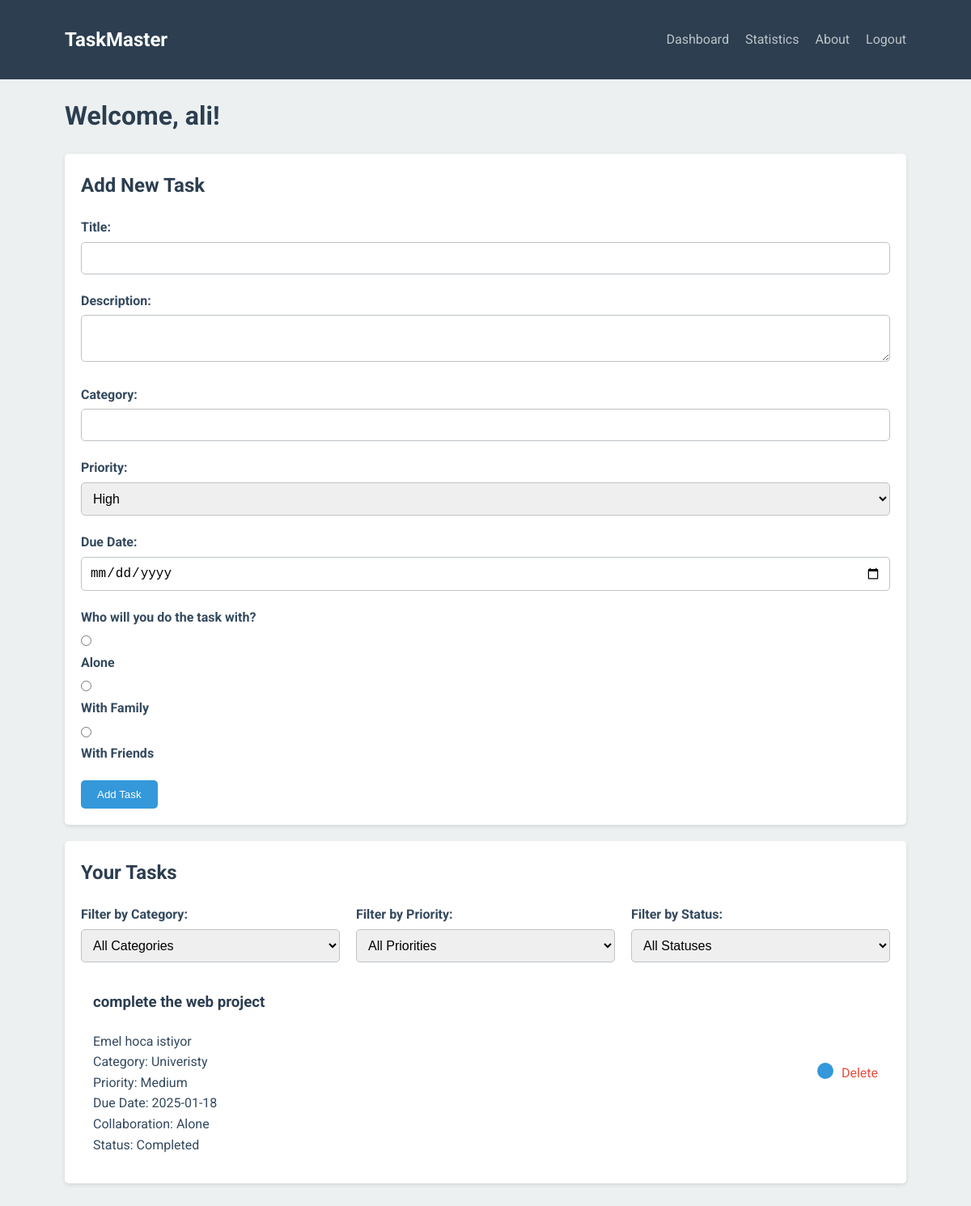
The page /dashboard (signed in) on the database its author committed.
### app/models.py (models this page shows)
class User(db.Model, UserMixin):
    id = db.Column(db.Integer, primary_key=True)
    name = db.Column(db.String(100), nullable=False)
    email = db.Column(db.String(120), unique=True, nullable=False)
    password = db.Column(db.String(60), nullable=False)
    role = db.Column(db.String(20), nullable=False, default='User')
    tasks = db.relationship('Task', backref='author', lazy=True)

class Task(db.Model):
    id = db.Column(db.Integer, primary_key=True)
    title = db.Column(db.String(100), nullable=False)
    description = db.Column(db.Text, nullable=True)
    category = db.Column(db.String(50), nullable=False)
    priority_id = db.Column(db.Integer, db.ForeignKey('task_priority.id'), nullable=False)
    is_completed = db.Column(db.Boolean, default=False)
    user_id = db.Column(db.Integer, db.ForeignKey('user.id'), nullable=False)
    created_at = db.Column(db.DateTime, nullable=False, default=datetime.utcnow)
    due_date = db.Column(db.DateTime, nullable=True)
    completed_at = db.Column(db.DateTime, nullable=True)
    collaboration = db.Column(db.String(20), nullable=False)

class TaskPriority(db.Model):
    id = db.Column(db.Integer, primary_key=True)
    priority_name = db.Column(db.String(20), nullable=False)
    tasks = db.relationship('Task', backref='priority', lazy=True)

### app/routes.py (the view)
@main.route('/')
@main.route('/dashboard')
@login_required
def dashboard():
    tasks = Task.query.filter_by(user_id=current_user.id).all()
    priorities = TaskPriority.query.all()
    return render_template('dashboard.html', tasks=tasks, priorities=priorities)

### app/models.py (called while the page is built)
@login_manager.user_loader
def load_user(user_id):
    return User.query.get(int(user_id))

### app/templates/Dashboard.html (shortened to what this page needs)
{% extends "base.html" %}
{% block content %}
<h1>Welcome, {{ current_user.name }}!</h1>
<div class="card fade-in">
    <h2>Add New Task</h2>
    <form id="addTaskForm" method="POST" action="{{ url_for('main.add_task') }}">
        <div class="form-group">
            <label for="title">Title:</label>
            <input type="text" id="title" name="title" required>
        </div>
        <div class="form-group">
            <label for="description">Description:</label>
            <textarea id="description" name="description"></textarea>
        </div>
        <div class="form-group">
            <label for="category">Category:</label>
            <input type="text" id="category" name="category" required>
        </div>
        <div class="form-group">
            <label for="priority">Priority:</label>
            <select id="priority" name="priority" required>
                {% for priority in priorities %}
                    <option value="{{ priority.id }}">{{ priority.priority_name }}</option>
                {% endfor %}
            </select>
        </div>
        <div class="form-group">
            <label for="due_date">Due Date:</label>
            <input type="date" id="due_date" name="due_date" required>
        </div>
        <div class="form-group">
            <label>Who will you do the task with?</label>
            <div>
                <input type="radio" id="alone" name="collaboration" value="Alone" required>
                <label for="alone">Alone</label>
            </div>
            <div>
                <input type="radio" id="family" name="collaboration" value="With Family">
                <label for="family">With Family</label>
            </div>
            <div>
                <input type="radio" id="friends" name="collaboration" value="With Friends">
                <label for="friends">With Friends</label>
            </div>
        </div>
        <button type="submit" class="btn">Add Task</button>
    </form>
</div>
<div class="card fade-in">
    <h2>Your Tasks</h2>
    <div class="filters">
        <div class="filter-group">
            <label for="filter-category">Filter by Category:</label>
            <select id="filter-category">
                <option value="">All Categories</option>
            </select>
        </div>
        <div class="filter-group">
            <label for="filter-priority">Filter by Priority:</label>
            <select id="filter-priority">
                <option value="">All Priorities</option>
            </select>
        </div>
        <div class="filter-group">
            <label for="filter-status">Filter by Status:</label>
            <select id="filter-status">
                <option value="">All Statuses</option>
            </select>
        </div>
    </div>
    <ul id="task-list">
        {% for task in tasks %}
            <li class="task-item" data-category="{{ task.category }}" data-priority="{{ task.priority.priority_name }}" data-status="{{ 'completed' if task.is_completed else 'pending' }}">
                <div class="task-content">
                    <h3>{{ task.title }}</h3>
                    <p>{{ task.description }}</p>
                    <p>Category: {{ task.category }}</p>
                    <p>Priority: {{ task.priority.priority_name }}</p>
                    <p>Due Date: {{ task.due_date.strftime('%Y-%m-%d') }}</p>
                    <p>Collaboration: {{ task.collaboration }}</p>
                    <p class="task-status">Status: <span>{{ 'Completed' if task.is_completed else 'Pending' }}</span></p>
                </div>
                <div class="task-actions">
                    <input type="checkbox" class="task-toggle" data-task-id="{{ task.id }}" {% if task.is_completed %}checked{% endif %}>
                    <a href="{{ url_for('main.delete_task', task_id=task.id) }}" class="delete-task">Delete</a>
                </div>
            </li>
        {% endfor %}
    </ul>
</div>
{% endblock %}

### app/static/css/styles.css (style rules this page uses)
:root { --primary-color: #3498db; --secondary-color: #2c3e50; --accent-color: #e74c3c; --background-color: #ecf0f1; --text-color: #34495e; --light-text-color: #bdc3c7; }
* { box-sizing: border-box; margin: 0; padding: 0; }
body { font-family: 'Roboto', sans-serif; line-height: 1.6; color: var(--text-color); background-color: var(--background-color); }
h1, h2, h3 { margin-bottom: 20px; color: var(--secondary-color); }
a { color: var(--primary-color); text-decoration: none; transition: color 0.3s ease; }
.btn { display: inline-block; padding: 10px 20px; background-color: var(--primary-color); color: white; border: none; border-radius: 5px; cursor: pointer; transition: background-color 0.3s ease; }
.form-group { margin-bottom: 20px; }
label { display: block; margin-bottom: 5px; font-weight: bold; }
input[type="text"], input[type="email"], input[type="password"], input[type="date"], select, textarea { width: 100%; padding: 10px; border: 1px solid var(--light-text-color); border-radius: 5px; font-size: 16px; }
.card { background-color: white; border-radius: 5px; box-shadow: 0 2px 5px rgba(0, 0, 0, 0.1); padding: 20px; margin-bottom: 20px; }
.task-item { display: flex; justify-content: space-between; align-items: center; padding: 15px; border-bottom: 1px solid var(--light-text-color); transition: background-color 0.3s ease; }
.task-item:last-child { border-bottom: none; }
.task-actions { display: flex; gap: 10px; }
.task-toggle { appearance: none; width: 20px; height: 20px; border: 2px solid var(--primary-color); border-radius: 50%; outline: none; cursor: pointer; transition: background-color 0.3s ease; }
.task-toggle:checked { background-color: var(--primary-color); }
.delete-task { color: var(--accent-color); cursor: pointer; }
.filters { display: flex; gap: 20px; margin-bottom: 20px; }
.filter-group { flex: 1; }
.fade-in { animation: fadeIn 0.5s ease-in; }

### rows shown on the page
User: name "ali"
Task: title "complete the web project", description "Emel hoca istiyor", category "Univeristy", priority.priority_name "Medium", due_date "2025-01-18", collaboration "Alone", is_completed "Completed", is_completed "☑"

### other values the page prints
form field priority "High"
